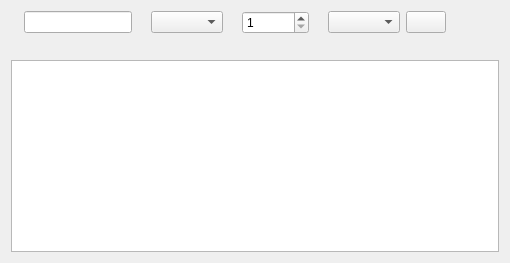
<?xml version="1.0" encoding="UTF-8"?>
<ui version="4.0">
 <class>KlinePullPage</class>
 <widget class="QWidget" name="KlinePullPage">
  <layout class="QVBoxLayout" name="pageLayout">
   <item>
    <layout class="QHBoxLayout" name="toolLayout">
     <item>
      <widget class="QLabel" name="codeLabel"/>
     </item>
     <item>
      <widget class="QLineEdit" name="codeEdit"/>
     </item>
     <item>
      <widget class="QLabel" name="ktypeLabel"/>
     </item>
     <item>
      <widget class="QComboBox" name="ktypeCombo"/>
     </item>
     <item>
      <widget class="QLabel" name="countLabel"/>
     </item>
     <item>
      <widget class="QSpinBox" name="countSpin">
       <property name="minimum">
        <number>1</number>
       </property>
       <property name="maximum">
        <number>100000</number>
       </property>
      </widget>
     </item>
     <item>
      <widget class="QLabel" name="brokerLabel"/>
     </item>
     <item>
      <widget class="QComboBox" name="brokerCombo"/>
     </item>
     <item>
      <widget class="QPushButton" name="loadButton"/>
     </item>
     <item>
      <widget class="QLabel" name="summaryLabel"/>
     </item>
     <item>
      <spacer name="toolSpacer">
       <property name="orientation">
        <enum>Qt::Horizontal</enum>
       </property>
       <property name="sizeHint" stdset="0">
        <size>
         <width>40</width>
         <height>20</height>
        </size>
       </property>
      </spacer>
     </item>
    </layout>
   </item>
   <item>
    <widget class="QLabel" name="messageLabel">
     <property name="wordWrap">
      <bool>true</bool>
     </property>
    </widget>
   </item>
   <item>
    <widget class="QTableWidget" name="klineTable">
     <property name="editTriggers">
      <set>QAbstractItemView::NoEditTriggers</set>
     </property>
     <property name="selectionBehavior">
      <enum>QAbstractItemView::SelectRows</enum>
     </property>
    </widget>
   </item>
  </layout>
 </widget>
 <resources/>
 <connections/>
</ui>
